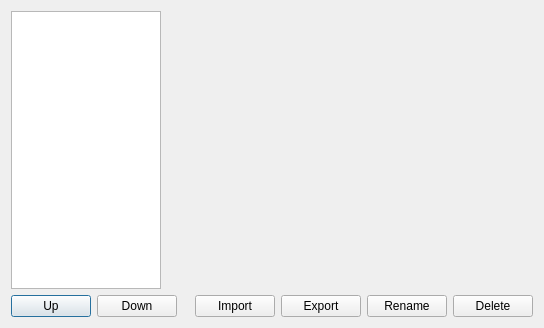
<?xml version="1.0" encoding="UTF-8"?>
<ui version="4.0">
 <class>CurveConfigDialog</class>
 <widget class="QDialog" name="CurveConfigDialog">
  <property name="geometry">
   <rect>
    <x>0</x>
    <y>0</y>
    <width>544</width>
    <height>328</height>
   </rect>
  </property>
  <property name="windowTitle">
   <string>CurveConfigDialog</string>
  </property>
  <layout class="QHBoxLayout" name="horizontalLayout_3">
   <item>
    <layout class="QGridLayout" name="gridLayout">
     <item row="0" column="0">
      <widget class="QTreeWidget" name="treeWidget">
       <property name="maximumSize">
        <size>
         <width>150</width>
         <height>16777215</height>
        </size>
       </property>
       <property name="headerHidden">
        <bool>true</bool>
       </property>
       <column>
        <property name="text">
         <string notr="true">1</string>
        </property>
       </column>
      </widget>
     </item>
     <item row="0" column="1">
      <widget class="QLabel" name="label">
       <property name="text">
        <string/>
       </property>
      </widget>
     </item>
     <item row="1" column="0">
      <layout class="QHBoxLayout" name="horizontalLayout">
       <item>
        <widget class="QPushButton" name="upBtn">
         <property name="text">
          <string>Up</string>
         </property>
        </widget>
       </item>
       <item>
        <widget class="QPushButton" name="downBtn">
         <property name="text">
          <string>Down</string>
         </property>
        </widget>
       </item>
      </layout>
     </item>
     <item row="1" column="1">
      <layout class="QHBoxLayout" name="horizontalLayout_2">
       <item>
        <spacer name="horizontalSpacer">
         <property name="orientation">
          <enum>Qt::Horizontal</enum>
         </property>
         <property name="sizeHint" stdset="0">
          <size>
           <width>40</width>
           <height>20</height>
          </size>
         </property>
        </spacer>
       </item>
       <item>
        <widget class="QPushButton" name="importBtn">
         <property name="text">
          <string>Import</string>
         </property>
        </widget>
       </item>
       <item>
        <widget class="QPushButton" name="exportBtn">
         <property name="text">
          <string>Export</string>
         </property>
        </widget>
       </item>
       <item>
        <widget class="QPushButton" name="renameBtn">
         <property name="text">
          <string>Rename</string>
         </property>
        </widget>
       </item>
       <item>
        <widget class="QPushButton" name="delBtn">
         <property name="toolTip">
          <string>Delete the current Settings</string>
         </property>
         <property name="text">
          <string>Delete</string>
         </property>
        </widget>
       </item>
      </layout>
     </item>
    </layout>
   </item>
  </layout>
 </widget>
 <layoutdefault spacing="6" margin="11"/>
 <resources/>
 <connections/>
</ui>
